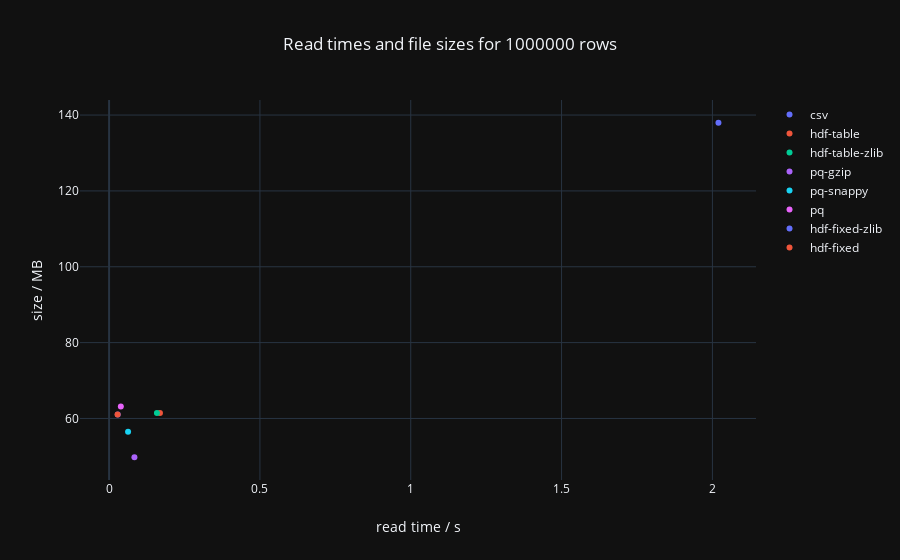

Notebook cell for this chart:
### Code cell
data = [
    go.Scatter(
        x=[result['read_s']],
        y=[result['size_MB']],
        text=[result['format']],
        name=result['format'],
        mode='markers',
        hoverinfo='text+x+y'
    ) for _, result in results.iterrows()
]

layout = go.Layout(
    title=f'Read times and file sizes for {len(test_df)} rows',
    xaxis = dict(
        title='read time / s',
        hoverformat='.1f'
    ),
    yaxis = dict(
        title='size / MB',
        hoverformat='.1f'
    ),
    hovermode='closest',
    template='plotly_dark'
)

fig = go.Figure(data=data, layout=layout)

py.iplot(fig)

### Figure 1 — Plotly figure (JSON) as saved in the notebook; plotly's stock layout.template omitted (floating-point values rounded to 4 significant figures)
{"data": [{"hoverinfo": "text+x+y", "mode": "markers", "name": "csv", "text": ["csv"], "type": "scatter", "uid": "6a641e9d-16c4-44b7-9c06-fcca0b4d8587", "x": [2.02], "y": [138.0]}, {"hoverinfo": "text+x+y", "mode": "markers", "name": "hdf-table", "text": ["hdf-table"], "type": "scatter", "uid": "af9fc0d9-0e34-4526-aae5-ac76c2f372be", "x": [0.1687], "y": [61.46]}, {"hoverinfo": "text+x+y", "mode": "markers", "name": "hdf-table-zlib", "text": ["hdf-table-zlib"], "type": "scatter", "uid": "b8b3afd4-a605-4120-abec-7cce9a2f65d7", "x": [0.1586], "y": [61.46]}, {"hoverinfo": "text+x+y", "mode": "markers", "name": "pq-gzip", "text": ["pq-gzip"], "type": "scatter", "uid": "e8cf864d-62f7-4080-ac9d-a5e432e83743", "x": [0.08401], "y": [49.77]}, {"hoverinfo": "text+x+y", "mode": "markers", "name": "pq-snappy", "text": ["pq-snappy"], "type": "scatter", "uid": "cca163ad-149a-442f-91e9-ca297cb3ae81", "x": [0.06298], "y": [56.51]}, {"hoverinfo": "text+x+y", "mode": "markers", "name": "pq", "text": ["pq"], "type": "scatter", "uid": "ec521972-00e2-43f7-bc22-755245b2c217", "x": [0.03901], "y": [63.17]}, {"hoverinfo": "text+x+y", "mode": "markers", "name": "hdf-fixed-zlib", "text": ["hdf-fixed-zlib"], "type": "scatter", "uid": "40bc15b5-005f-4be0-bea9-feaa711fcdad", "x": [0.02884], "y": [61.04]}, {"hoverinfo": "text+x+y", "mode": "markers", "name": "hdf-fixed", "text": ["hdf-fixed"], "type": "scatter", "uid": "03406728-cb3f-42c0-8b2d-58e0509fa94e", "x": [0.02809], "y": [61.04]}], "layout": {"autosize": true, "hovermode": "closest", "title": "Read times and file sizes for 1000000 rows", "xaxis": {"autorange": true, "hoverformat": ".1f", "range": [-0.09139, 2.14], "title": "read time / s", "type": "linear"}, "yaxis": {"autorange": true, "hoverformat": ".1f", "range": [43.31, 144.4], "title": "size / MB", "type": "linear"}}}
